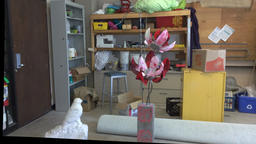
#> input picture Code/artroom/im0.png, 256 x 144 px, shrunk from 1920 x 1080 before the run, found by its file name
$ python ladder.py
#> lines starting #> are read from the running program, lines starting #| are printed output that depends on the picture; long printed decimals are rounded

import cv2
import matplotlib.pyplot as plt
import numpy as np
from numpy.linalg import svd
from IPython.display import Image

# Reading Images
img_1 = cv2.imread('/home/shivam/Desktop/ENPM673/PROJ4/artroom/artroom/im0.png')
#> img_1 is the input picture: shape (144, 256, 3); mean B, G, R 93.5, 102.7, 110.3
img_2 = cv2.imread('/home/shivam/Desktop/ENPM673/PROJ4/artroom/artroom/im1.png')
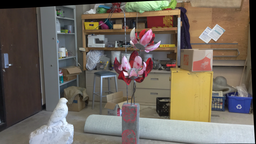
#> input picture Code/artroom/im1.png, 256 x 144 px, shrunk from 1920 x 1080 before the run, found by its file name
#> img_2 is the input picture: shape (144, 256, 3); mean B, G, R 94.8, 104.8, 113.5
img1_1 = cv2.imread('/home/shivam/Desktop/ENPM673/PROJ4/artroom/artroom/im0.png')
img1_2 = cv2.imread('/home/shivam/Desktop/ENPM673/PROJ4/artroom/artroom/im1.png')


# Initialize SIFT object
sift = cv2.SIFT_create()

# Compute keypoints and descriptors for each input image
kp1, des1 = sift.detectAndCompute(img_1,None)
#> kp1 = 297 keypoints; strongest (x, y, size): (143, 74, 2), (4, 119, 2.5), (145, 42, 1.9), (4, 127, 2.6)
kp2, des2 = sift.detectAndCompute(img_2,None)
#> kp2 = 273 keypoints; strongest (x, y, size): (125, 74, 2.5), (179, 19, 2.4), (163, 109, 12), (64, 100, 3.8)

#Initialize FLANN-based matcher
matcher = cv2.FlannBasedMatcher_create()

flann_params = dict(algorithm=1, trees=5)
matcher = cv2.FlannBasedMatcher(flann_params, {})

# Perform matching between adjacent images
matches_12= matcher.knnMatch(des1,des2,k=2)
#> matches_12 = 297 matches
# Functions to find the best matches
def best_matches(matches):
    best_match = []
    for best in matches:
        if (best[0].distance < 0.65*best[1].distance):
            best_match.append(best)
    matches = np.asarray(best_match)
    # matches = sorted(matches, key=lambda x: x[0].distance)
    matches=np.asarray(matches)
    return matches

# Find best mactches to compare only best matches
good_matches_1= best_matches(matches_12)
#> after the loop in best_matches, `for best in matches:`: best_match = 108 matches


pts1 = np.float32([ kp1[m.queryIdx].pt for m in good_matches_1[:,0] ])
#> pts1 = 108 pairs, first value 47.57 to 246.4, second value 3.22 to 127
pts2 = np.float32([ kp2[m.trainIdx].pt for m in good_matches_1[:,0] ])
#> pts2 = 108 pairs, first value 35.48 to 236.8, second value 2.69 to 126.9


pts1_good=[]
pts2_good=[]
good_matches=[]
for i in range(len(pts1)):
    if(abs(pts1[i][1]-pts2[i][1])<5) and (abs(pts1[i][0]-pts2[i][0])<200):
        pts1_good.append(pts1[i])
        pts2_good.append(pts2[i])
        good_matches.append(good_matches_1[i])
#> this loop made 108 passes
#> after the loop, good_matches = 108 items; pts1_good has the same summary as pts1; pts2_good has the same summary as pts2


pts1=np.asarray(pts1_good)
pts2=np.asarray(pts2_good)
good_matches=np.asarray(good_matches)


# Create a new image that will contain the drawn matches
height_1, width_1 = img_1.shape[:2]
height_2, width_2 = img_2.shape[:2]
# new_img = np.zeros((max(h1, h2), w1 + w2, 3), dtype=np.uint8)
new_img=np.hstack([img_1,img_2])

# Iterate over each point pair in pts1 and pts2
for i in range(100):
    pt1 = tuple(map(int, pts1[i]))
    pt2 = tuple(map(int, pts2[i]))

    # For each pair, draw a line connecting the two points on the new image
    pt2 = (pt2[0] + width_1, pt2[1])
    cv2.line(new_img, pt1, pt2, (0, 255, 0), 1)
#> this loop made 100 passes
#> (pt1, pt2) on passes 1 to 4: ((47, 106), (291, 108)), ((53, 107), (299, 106)), ((65, 127), (306, 126)), ((71, 52), (318, 51))
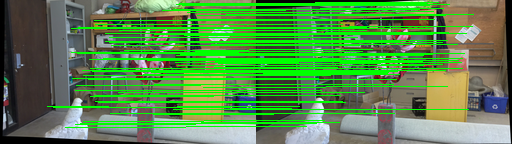
#> new_img: shape (144, 512, 3); mean B, G, R 74.5, 138.4, 87.4

# Display the new image with the drawn matches
plt.imshow(new_img)
#> (this line was passed over: IPython is not available in this run)
cv2.imwrite('Matches.jpg', new_img)
plt.show()


def compute_fundamental_matrix(src_points,dst_points):
    # Create matrix A from source and destination points

    A = []
    for src_point, dst_point in zip(src_points, dst_points):
        x1, y1,z1 = src_point
        x, y,z = dst_point
        A.append([x1*x, x1*y, x1, y1*x, y1*y, y1, x, y, 1])

    A = np.array(A)
    # Compute SVD of A
    U, S, V = np.linalg.svd(A)

    fundamental_matrix = V[-1,:].reshape(3, 3)
    U, S, Vt = np.linalg.svd(fundamental_matrix)

    S[2] = 0

    fundamental_matrix= U @ np.diag(S) @ Vt

    return fundamental_matrix

def normalize(points):

    centroid = np.mean(points, axis=0)

    centered_points = points - centroid

    # Scale the points so that the average distance from the origin is equal to sqrt(2).
    s = (2 / np.mean(np.sum(centered_points ** 2, axis=1))) ** 0.5

    # Combine the translation and scaling transformations into a single 3x3 matrix.
    T_scale = np.diag([s, s, 1])
    T_trans = np.array([[1, 0, -centroid[0]], [0, 1, -centroid[1]], [0, 0, 1]])
    T = T_scale.dot(T_trans)

    # Apply the transformation to the homogeneous coordinates of the points.
    homogeneous_points = np.column_stack((points, np.ones(points.shape[0])))
    normalized_points = (T.dot(homogeneous_points.T)).T

    return normalized_points, T

def estimate_fundamental_matrix(pts1, pts2, threshold=0.008, sample_size=8, max_iterations=2000):
    # Normalize input points
    pts1_norm, T1 = normalize(pts1)
    pts2_norm, T2 = normalize(pts2)

    # Initialize variables
    best_F = None
    best_n_inliers = 0
    inliers = []

    # Iterate over RANSAC samples
    for i in range(max_iterations):
        # Select a random sample of corresponding points
        sample_indices = np.random.choice(pts1.shape[0], sample_size, replace=False)
        src_pts = pts1_norm[sample_indices,:]
        dst_pts = pts2_norm[sample_indices,:]

        # Compute fundamental matrix from sample
        F = compute_fundamental_matrix(src_pts, dst_pts)

        # Compute epipolar line constraint for all points
        no_of_inliers = 0
        temp_inliers = []
        for j in range(pts1_norm.shape[0]):
            L_r = np.dot(F,pts2_norm[j])
            D_lr = np.abs((L_r[0]*pts1_norm[j][0]+L_r[1]*pts1_norm[j][1]+L_r[2])/np.sqrt((L_r[0]**2+L_r[1]**2)))

            L_l = np.dot(pts1_norm[j],F)
            D_rl = np.abs((L_l[0]*pts2_norm[j][0]+L_l[1]*pts2_norm[j][1]+L_l[2])/np.sqrt((L_l[0]**2+L_l[1]**2)))

            if(D_lr+D_rl)<=threshold:
                no_of_inliers += 1
                temp_inliers.append([pts1[j],pts2[j]])

        # Update best solution if necessary
        if no_of_inliers > best_n_inliers:
            best_n_inliers = no_of_inliers
            best_F = F
            print(best_n_inliers)
            inliers = temp_inliers


        # Early termination if convergence is reached
        if no_of_inliers == pts1_norm.shape[0]:
            break

    # Denormalize fundamental matrix
    F_denorm = T2.T @ best_F @ T1


    return F_denorm,inliers


F,inlier=estimate_fundamental_matrix(pts1,pts2)
#> in normalize, `centroid = np.mean(points, axis=0)`: centroid = [151.3, 60.22]
#> in normalize, `centered_points = points - centroid`: centered_points = 108 pairs, first value -103.7 to 95.18, second value -57 to 66.79
#> in normalize, `s = (2 / np.mean(np.sum(centered_points ** 2, axis=1))) ** 0.5`: s = 0.0222
#> in normalize, `T_scale = np.diag([s, s, 1])`: T_scale = [[0.0222, 0, 0], [0, 0.0222, 0], [0, 0, 1]]
#> in normalize, `T_trans = np.array([[1, 0, -centroid[0]], [0, 1, -centroid[1]], [0, 0,..`: T_trans = [[1, 0, -151.3], [0, 1, -60.22], [0, 0, 1]]
#> in normalize, `T = T_scale.dot(T_trans)`: T = [[0.0222, 0, -3.36], [0, 0.0222, -1.34], [0, 0, 1]]
#> in normalize, `homogeneous_points = np.column_stack((points, np.ones(points.shape[0])))`: homogeneous_points = 108 rows, first 8: [47.57, 106.4, 1], [53.36, 107.2, 1], [65.05, 127, 1], [71.97, 52.06, 1], [71.99, 28.41, 1], [72.56, 78.2, 1], [75.44, 124, 1], [75.76, 90.84, 1]
#> in normalize, `normalized_points = (T.dot(homogeneous_points.T)).T`: normalized_points = 108 rows, first 8: [-2.31, 1.03, 1], [-2.18, 1.04, 1], [-1.92, 1.49, 1], [-1.76, -0.182, 1], [-1.76, -0.708, 1], [-1.75, 0.4, 1], [-1.69, 1.42, 1], [-1.68, 0.681, 1]
#> in estimate_fundamental_matrix, `pts1_norm, T1 = normalize(pts1)`: pts1_norm has the same summary as normalized_points in normalize; T1 has the same summary as T in normalize
#> in normalize (call 2), `homogeneous_points = np.column_stack((points, np.ones(points.shape[0])))`: homogeneous_points = 108 rows, first 8: [35.48, 108.3, 1], [43.77, 107, 1], [50.21, 126.9, 1], [62.84, 51.69, 1], [62.83, 28.09, 1], [62.94, 78.02, 1], [60.77, 123.8, 1], [65.97, 90.7, 1]
#> in normalize (call 2), `normalized_points = (T.dot(homogeneous_points.T)).T`: normalized_points = 108 rows, first 8: [-2.34, 1.08, 1], [-2.16, 1.05, 1], [-2.01, 1.49, 1], [-1.73, -0.186, 1], [-1.73, -0.712, 1], [-1.73, 0.401, 1], [-1.78, 1.42, 1], [-1.66, 0.684, 1]
#> in estimate_fundamental_matrix, `pts2_norm, T2 = normalize(pts2)`: pts2_norm has the same summary as normalized_points in normalize; T2 = [[0.0223, 0, -3.13], [0, 0.0223, -1.34], [0, 0, 1]]
#> after the loop in estimate_fundamental_matrix, `for i in range(max_iterations):`: best_n_inliers = 80; inliers = 80 items, first 6: [[53.36, 107.2], [43.77, 107]], [[65.05, 127], [50.21, 126.9]], [[71.97, 52.06], [62.84, 51.69]], [[71.99, 28.41], [62.83, 28.09]], [[72.56, 78.2], [62.94, 78.02]], [[75.44, 124], [60.77, 123.8]]
#> in estimate_fundamental_matrix, `F_denorm = T2.T @ best_F @ T1`: F_denorm = [[-1.3e-08, -4.97e-06, 0.000818], [5.43e-06, 4.73e-07, -0.0166], [-0.000846, 0.0164, 0.0179]]
#> F has the same summary as F_denorm in estimate_fundamental_matrix; inlier has the same summary as inliers in estimate_fundamental_matrix

F_final=F/F[2,2]
#> F_final = [[-7.25e-07, -0.000278, 0.0456], [0.000303, 2.64e-05, -0.928], [-0.0472, 0.913, 1]]
print("The Estimated Fundamental Matrix is=")
print(F_final)
#| [[-7.24507547e-07 -2.77592270e-04  4.56390093e-02]
#|  [ 3.03278673e-04  2.64053485e-05 -9.28116319e-01]
#|  [-4.72285539e-02  9.13270796e-01  1.00000000e+00]]


pts1_denorm = np.zeros((len(inlier), 2))
#> pts1_denorm = 80 pairs, first value 0 to 0, second value 0 to 0
pts2_denorm = np.zeros((len(inlier), 2))
#> pts2_denorm = 80 pairs, first value 0 to 0, second value 0 to 0

for k in range(len(inlier)):
    pts1_denorm[k] = inlier[k][0]
    pts2_denorm[k] = inlier[k][1]
#> this loop made 80 passes
#> after the loop, pts1_denorm = 80 pairs, first value 53.36 to 246.4, second value 3.72 to 127; pts2_denorm = 80 pairs, first value 43.77 to 236.8, second value 3.49 to 126.9

pts1_denorm=np.uint(pts1_denorm)
#> pts1_denorm = 80 pairs, first value 53 to 246, second value 3 to 127
pts2_denorm=np.uint(pts2_denorm)
#> pts2_denorm = 80 pairs, first value 43 to 236, second value 3 to 126


random_indices = np.random.choice(pts2_denorm.shape[0], size=10, replace=False)
pts1_check=pts1_denorm[random_indices]
#> pts1_check = [[95, 101], [242, 93], [173, 9], [221, 53], [77, 53], [219, 33], [219, 59], [110, 113], [88, 79], [185, 70]]
pts2_check=pts2_denorm[random_indices]
#> pts2_check = [[86, 101], [232, 92], [163, 9], [208, 53], [68, 53], [210, 33], [206, 58], [100, 113], [79, 79], [172, 70]]


n=pts1_check.shape[0]
ones = np.ones((n, 1))

# concatenate the two arrays along axis 1 to create an n*3 array
pts1_check = np.concatenate((pts1_check, ones), axis=1)
#> pts1_check = [[95, 101, 1], [242, 93, 1], [173, 9, 1], [221, 53, 1], [77, 53, 1], [219, 33, 1], [219, 59, 1], [110, 113, 1], [88, 79, 1], [185, 70, 1]]
pts2_check = np.concatenate((pts2_check, ones), axis=1)
#> pts2_check = [[86, 101, 1], [232, 92, 1], [163, 9, 1], [208, 53, 1], [68, 53, 1], [210, 33, 1], [206, 58, 1], [100, 113, 1], [79, 79, 1], [172, 70, 1]]

def drawlines(img1,img2,lines,pts1,pts2):

    r,c,w = img1.shape

    for r,pt1,pt2 in zip(lines,pts1,pts2):
        colorofline = (255,0,0)
        colorofpoint= (0,255,0)
        x0,y0 = map(int, [0, -r[2]/r[1] ])
        x1,y1 = map(int, [c, -(r[2]+r[0]*c)/r[1] ])
        img1 = cv2.line(img1, (x0,y0), (x1,y1), colorofline,3)
        pc1 = np.uint(pt1)
        pc2 = np.uint(pt2)
        img1 = cv2.circle(img1,(pc1[0],pc1[1]),5,colorofpoint,-1)
        img2 = cv2.circle(img2,(pc2[0],pc2[1]),5,colorofpoint,-1)
    return img1,img2

left_epipolar_line = []
for i in range(len(pts2_check)):
    left_epipolar_line.append(np.dot(F,pts2_check[i].T).T)
#> this loop made 10 passes
#> after the loop, left_epipolar_line = 10 items, first 6: [0.000314, -0.0161, 1.6], [0.000357, -0.0153, 1.33], [0.000771, -0.0157, 0.0273], [0.000552, -0.0155, 0.709], [0.000553, -0.0162, 0.828], [0.000651, -0.0155, 0.38]
right_epipolar_line = []
for i in range(len(pts1_check)):
    right_epipolar_line.append(np.dot(pts1_check[i],F))
#> after the loop, right_epipolar_line = 10 items, first 6: [-0.000299, 0.0159, -1.58], [-0.000344, 0.0152, -1.33], [-0.0008, 0.0155, 0.00972], [-0.000561, 0.0153, -0.683], [-0.000559, 0.016, -0.801], [-0.00067, 0.0153, -0.352]
print("Epipolar lines before rectification")
img1, img__1_ = drawlines(img_1,img_2,left_epipolar_line,pts1_check,pts2_check)
#> the loop in drawlines, `for r,pt1,pt2 in zip(lines,pts1,pts2):` made 10 passes
#> (r, y0, y1, pc1, pc2) on passes 1 to 3: ([0.000314, -0.0161, 1.6], 99, 104, [95, 101, 1], [86, 101, 1]), ([0.000357, -0.0153, 1.33], 86, 92, [242, 93, 1], [232, 92, 1]), ([0.000771, -0.0157, 0.0273], 1, 14, [173, 9, 1], [163, 9, 1])
#> pass 1, in drawlines, `img1 = cv2.circle(img1,(pc1[0],pc1[1]),5,colorofpoint,-1)`:
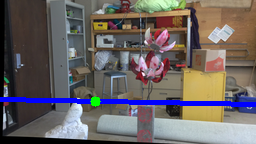
#> img1: shape (144, 256, 3); mean B, G, R 99.1, 99.9, 106.7
#> after the loop in drawlines, `for r,pt1,pt2 in zip(lines,pts1,pts2):`:
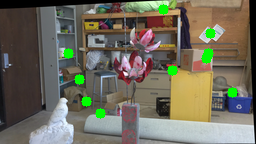
#> img2: shape (144, 256, 3); mean B, G, R 92.4, 107.6, 110.8
img2, img__2_ = drawlines(img_2,img_1,right_epipolar_line,pts2_check,pts1_check)
#> the loop in drawlines (call 2), `for r,pt1,pt2 in zip(lines,pts1,pts2):` made 10 passes
#> (r, y0, y1, pc1, pc2) on passes 1 to 3: ([-0.000299, 0.0159, -1.58], 99, 104, [86, 101, 1], [95, 101, 1]), ([-0.000344, 0.0152, -1.33], 87, 93, [232, 92, 1], [242, 93, 1]), ([-0.0008, 0.0155, 0.00972], 0, 12, [163, 9, 1], [173, 9, 1])

img = np.concatenate((img1,img2), axis =1)
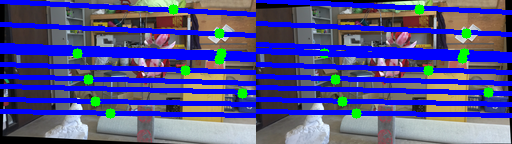
#> img: shape (144, 512, 3); mean B, G, R 144.6, 77.7, 77.4
plt.imshow(img)
#> (this line was passed over: IPython is not available in this run)
cv2.imwrite('epi_lines_before.jpg', img)
plt.show()


def Posible_CameraPoses(E_matrix):
    R_possible = []
    C_possible = []
    U,_,V = np.linalg.svd(E_matrix)

    W = np.array([[0,-1,0],[1,0,0],[0,0,1]])

    C1 = U[:,-1]
    R1 = np.dot(U,np.dot(W,V))
    if np.linalg.det(R1) == -1:
        R1 = -R1
        C1 = -C1
    R_possible.append(R1)
    C_possible.append(C1)

    C2 = U[:,-1]
    R2 = np.dot(U,np.dot(W.T,V))
    if np.linalg.det(R2) == -1:
        R2 = -R2
        C2 = -C2
    R_possible.append(R2)
    C_possible.append(C2)

    C3 = -U[:,-1]
    R3 = np.dot(U,np.dot(W,V))
    if np.linalg.det(R3) == -1:
        R3 = -R3
        C3 = -C3
    R_possible.append(R3)
    C_possible.append(C3)

    C4 = -U[:,-1]
    R4 = np.dot(U,np.dot(W.T,V))
    if np.linalg.det(R4) == -1:
        R4 = -R4
        C4 = -C4
    R_possible.append(R4)
    C_possible.append(C4)

    return R_possible, C_possible

cam0 = np.array([[1734.16,0,333.49], [0,1734.16,958.05], [0, 0, 1]])
#> cam0 = [[1734.2, 0, 333.5], [0, 1734.2, 958], [0, 0, 1]]
E=cam0.T@F@cam0
#> E = [[-0.039, -14.96, -6.85], [16.34, 1.42, -24.91], [7.55, 26.29, 0.333]]
U,S,V = np.linalg.svd(E)
#> U = [[-0.287, -0.457, 0.842], [0.583, -0.781, -0.225], [0.76, 0.426, 0.491]]; S = [31.86, 29.9, 6e-16]; V = [[0.48, 0.788, -0.386], [-0.318, 0.566, 0.76], [-0.818, 0.242, -0.523]]
S = np.diag(S)
#> S = [[31.86, 0, 0], [0, 29.9, 0], [0, 0, 6e-16]]
S[1,1] = 1
S[0,0] = 1
S[2,2] = 0
E = np.dot(np.dot(U,S),V)
#> E = [[0.00777, -0.486, -0.237], [0.528, 0.0174, -0.819], [0.229, 0.84, 0.0305]]
R_possible, C_possible = Posible_CameraPoses(E)
#> in Posible_CameraPoses, `U,_,V = np.linalg.svd(E_matrix)`: U = [[0.0135, -0.54, -0.842], [0.918, -0.328, 0.225], [0.397, 0.775, -0.491]]; V = [[0.576, 0.343, -0.742], [0, 0.908, 0.42], [0.818, -0.242, 0.523]]
#> in Posible_CameraPoses, `W = np.array([[0,-1,0],[1,0,0],[0,0,1]])`: W = [[0, -1, 0], [1, 0, 0], [0, 0, 1]]
#> in Posible_CameraPoses, `C1 = U[:,-1]`: C1 = [-0.842, 0.225, -0.491]
#> in Posible_CameraPoses, `R1 = np.dot(U,np.dot(W,V))`: R1 = [[-0.999, 0.00581, -0.0447], [-0.00473, -1, -0.0242], [0.0449, 0.024, -0.999]]
#> in Posible_CameraPoses, `C2 = U[:,-1]`: C2 = [-0.842, 0.225, -0.491]
#> in Posible_CameraPoses, `R2 = np.dot(U,np.dot(W.T,V))`: R2 = [[-0.377, 0.401, -0.835], [0.373, 0.891, 0.259], [-0.848, 0.213, 0.485]]
#> in Posible_CameraPoses, `C3 = -U[:,-1]`: C3 = [0.842, -0.225, 0.491]
#> in Posible_CameraPoses, `R3 = np.dot(U,np.dot(W,V))`: R3 has the same summary as R1
#> in Posible_CameraPoses, `R4 = np.dot(U,np.dot(W.T,V))`: R4 has the same summary as R2
#> R_possible = 4 items; C_possible = [[-0.842, 0.225, -0.491], [-0.842, 0.225, -0.491], [0.842, -0.225, 0.491], [0.842, -0.225, 0.491]]
print("EStimated Essential Matrix")
print(E)
#| [[ 0.007768 -0.4855 -0.2366]
#|  [ 0.5283  0.01736 -0.8185 ]
#|  [ 0.2287  0.84  0.03047]]

# FUNCTION TO GET BEST CAMERA POSE
def correct_camerapose(R_possible, C_possible, triangulated_points_set):
    correct_index = 0
    max_positive_z = 0

    for i in range(len(R_possible)):
        positive_depths=  0
        R = R_possible[i]
        C = C_possible[i].reshape(3,1)
        r3 = R[2].T
        points = triangulated_points_set[i]

        for point in points:
            point = point.reshape(3, 1)
            if r3 @ (point - C) > 0 and point[2] > 0:
                positive_depths += 1

        if positive_depths > max_positive_z:
            correct_index = i
            max_positive_z = positive_depths

    R, C = R_possible[correct_index], C_possible[correct_index]

    return R, C
# FUNCTION TO TRIANGULATE POINTS
def Trinagulated_Points(R_possible, C_possible, pts1_left, pts2_right, K1, K2):

    R1, R2 = np.identity(3), R_possible
    C1, C2 = np.zeros((3, 1)),  C_possible.reshape(3,1)


    P = K1@np.hstack((R1,-R1@C1))

    P_prime = K2@np.hstack((R2,-R2@C2))

    p1, p2, p3 = P
    p1_, p2_, p3_ = P_prime

    triangulated_points =[]

    for pt_left, pt_right in zip(pts1_left, pts2_right):
        x, y = pt_left
        x_, y_ = pt_right
        A = np.vstack((y * p3.T - p2.T, p1.T - x * p3.T, y_ * p3_.T - p2_.T, p1_.T-x_ * p3_.T ))
        _, _, Vt = np.linalg.svd(A)
        X = Vt[-1]
        X = X / X[-1]
        triangulated_points.append(X[:3])


    return triangulated_points

K1,K2=cam0,cam0
#> K1 = [[1734.2, 0, 333.5], [0, 1734.2, 958], [0, 0, 1]]; K2 = [[1734.2, 0, 333.5], [0, 1734.2, 958], [0, 0, 1]]
trinagulated_points_set=[]
for i in range(len(R_possible)):
    trinagulated_points_set.append(Trinagulated_Points(R_possible[i], C_possible[i], pts1, pts2, K1, K2))
#> this loop made 4 passes
#> (C2 in Trinagulated_Points, p1_ in Trinagulated_Points, p2_ in Trinagulated_Points, p3_ in Trinagulated_Points) on passes 1 to 2: ([-0.842, 0.225, -0.491], [-1717.4, 18.08, -410.6, -1651.1], [34.77, -1710.6, -998.9, -76.42], [0.0449, 0.024, -0.999, -0.458]), ([-0.842, 0.225, -0.491], [-936.9, 766.1, -1286, -1592.3], [-166.2, 1749.4, 914.9, -84.13], [-0.848, 0.213, 0.485, -0.523])
#> after the loop, trinagulated_points_set = 4 items


R, C = correct_camerapose(R_possible, C_possible, trinagulated_points_set)
#> the loop in correct_camerapose, `for i in range(len(R_possible)):` made 4 passes
#> (C, r3, correct_index, max_positive_z) on pass 4: ([0.842, -0.225, 0.491], [-0.848, 0.213, 0.485], 3, 108)
#> after the loop in correct_camerapose, `for i in range(len(R_possible)):`: correct_index = 3; max_positive_z = 108
#> R has the same summary as R2 in Posible_CameraPoses; C = [0.842, -0.225, 0.491]
print("Rotation for Camera=")
print(R)
#| [[-0.3772  0.4008 -0.8349]
#|  [ 0.3726  0.891  0.2594]
#|  [-0.8479  0.2132  0.4854]]
print("Transaltion of Camera=")
print(C)
#| [ 0.8416 -0.225  0.4911]

height_1, width_1,_ = img_1.shape
height_2, width_2,_ = img_2.shape
_, H1, H2 = cv2.stereoRectifyUncalibrated( np.float32(pts1_denorm), np.float32(pts2_denorm), F, imgSize=(width_1, height_1))
#> H1 = [[-0.0156, 0.000167, 0.0357], [0.000883, -0.0164, -0.129], [5.66e-06, 6.42e-07, -0.0173]]; H2 = [[0.959, 0.0277, 3.21], [-0.0515, 0.999, 6.66], [-0.000314, -9.07e-06, 1.04]]
print("Homography for left Image")
print(H1)
#| [[-1.55534325e-02  1.67383289e-04  3.57363466e-02]
#|  [ 8.82746194e-04 -1.63655042e-02 -1.28898454e-01]
#|  [ 5.65639921e-06  6.41724035e-07 -1.73334907e-02]]
print("Homography for Right Image")
print(H2)
#| [[ 9.59335223e-01  2.76621243e-02  3.21341849e+00]
#|  [-5.14629410e-02  9.98931716e-01  6.66417293e+00]
#|  [-3.14447786e-04 -9.06700132e-06  1.04090214e+00]]

# RECTIFICIATION
image_left_rectified_1 = cv2.warpPerspective(img_1, H1, (width_1, height_1))
image_right_rectified_1 = cv2.warpPerspective(img_2, H2, (width_2, height_2))
img = np.concatenate((image_left_rectified_1,image_right_rectified_1), axis =1)
print("Epipolar lines after rectification")
plt.imshow(img)
#> (this line was passed over: IPython is not available in this run)
cv2.imwrite('perspective_epi_lines.jpg', img)
plt.show()


image_left_rectified = cv2.warpPerspective(img1_1, H1, (width_1, height_1))
image_right_rectified = cv2.warpPerspective(img1_2, H2, (width_2, height_2))

image_left_rect_gray = cv2.cvtColor(image_left_rectified , cv2.COLOR_BGR2GRAY)
image_right_rect_gray = cv2.cvtColor(image_right_rectified , cv2.COLOR_BGR2GRAY)

def Disparity_Calculation(img1, img2):

    disparity = np.zeros((img2.shape[0], img2.shape[1]), dtype=np.float64)

    for i in range(5,img2.shape[1]-5):
        for j in range(5, img2.shape[0]-5):

            E1 = img2[j-5:j+5,i-5:i+5]

            max_SSD = np.inf
            corrp_index = 0
            for k in range(i-100, i+100, 3):
                if (k-5) < 0 or (k+5) > img1.shape[1]-1:
                    continue

                E2 = img1[j-5:j+5,k-5:k+5]

                diff = E1 - E2
                diff = np.array(diff)
                square_element = np.square(diff)
                SSD = square_element.sum()
                if SSD < max_SSD:
                    max_SSD = SSD
                    corrp_index = k
            disparity[j][i] = i - corrp_index

    disparity = disparity + np.abs(np.min(disparity)) + 1
    disparity = (disparity/np.max(disparity))*255
    disparity = disparity.astype(np.uint8)
    return disparity

disparity = Disparity_Calculation(image_left_rect_gray, image_right_rect_gray)
disparity_heat = cv2.applyColorMap(disparity, cv2.COLORMAP_JET)

cv2.imwrite('Disparity.png', disparity)
cv2.imwrite('Disparity_Heat.png', disparity_heat)

def computeDepthMap(img, b, f_x):

    img = img.astype(np.float64)
    depth = (b * f_x)/img
    depth[depth > 5000] = 5000
    depth = (depth/np.max(depth))*255
    depth = depth.astype(np.uint8)

    return depth

b = 228.38
f_x = 1734.16
depth = computeDepthMap(disparity,b, f_x )
#> in computeDepthMap, `depth[depth > 5000] = 5000`:
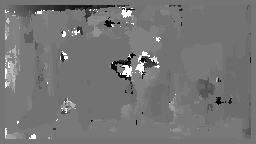
#> depth: shape (144, 256) float64; min 1553.1, max 5000, mean 3144.2; drawn with min black and max white
depth_heat = cv2.applyColorMap(depth, cv2.COLORMAP_JET)
cv2.imwrite('Depth.png', depth)
cv2.imwrite('Depth_Heat.png', depth_heat)

img1_final = np.hstack([disparity, depth])
img2_final = np.hstack([disparity_heat, depth_heat])
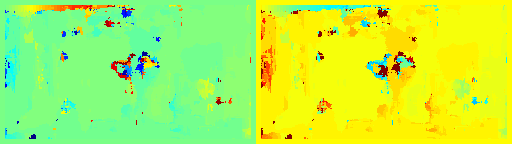
#> img2_final: shape (144, 512, 3); mean B, G, R 72.4, 244.9, 182
cv2.imwrite('final.png', img1_final)
cv2.imwrite('final_heat.png', img2_final)
